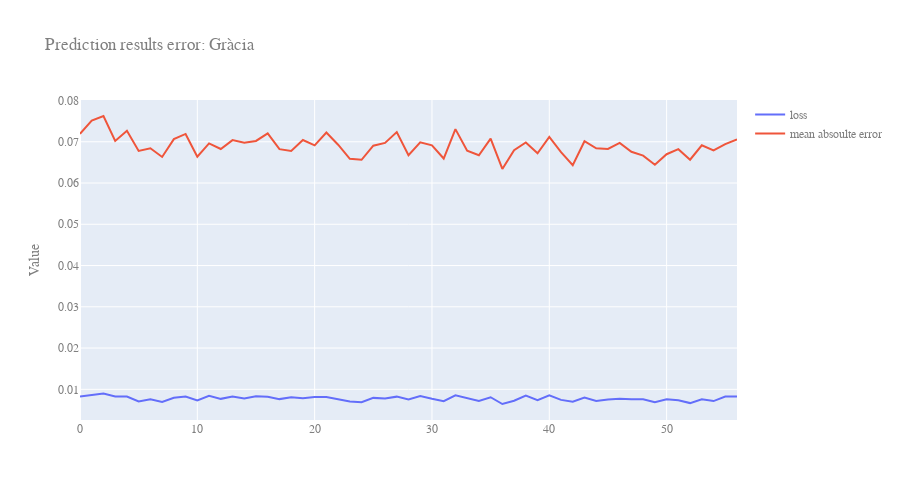

Here is the notebook cell this chart was saved with:
### Markdown cell above
__Visual results for prediction set__

### Code cell
fig = go.Figure()

fig.add_trace(go.Scatter(
    y=result2.history['loss'],
    name="loss"       # this sets its legend entry
))

fig.add_trace(go.Scatter(
    y=result2.history['mae'],
    name="mean absoulte error"       # this sets its legend entry
))

fig.update_layout(
    title="Prediction results error: "  + district_name,
    yaxis_title="Value",
    width=900, height=500,
    font=dict(
        family="Arial, monospace",
        size=12,
        color="#7f7f7f"
    )
)
fig.show()
